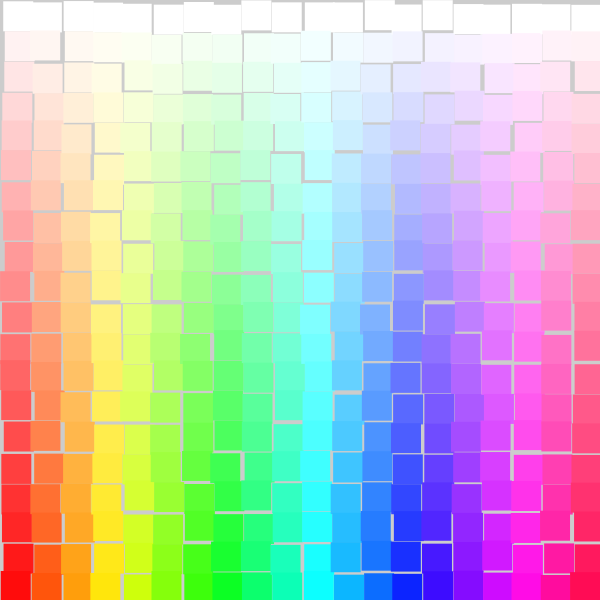
Frame 1 (no input)
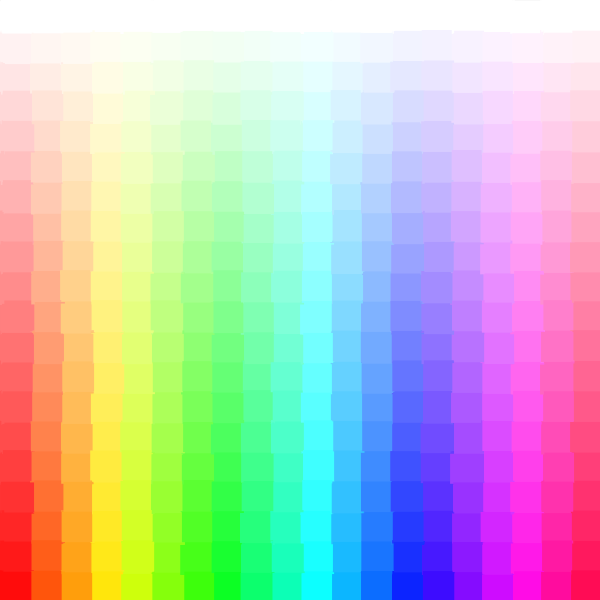
Frame 60 (the mouse pressed at the canvas centre just before this capture)
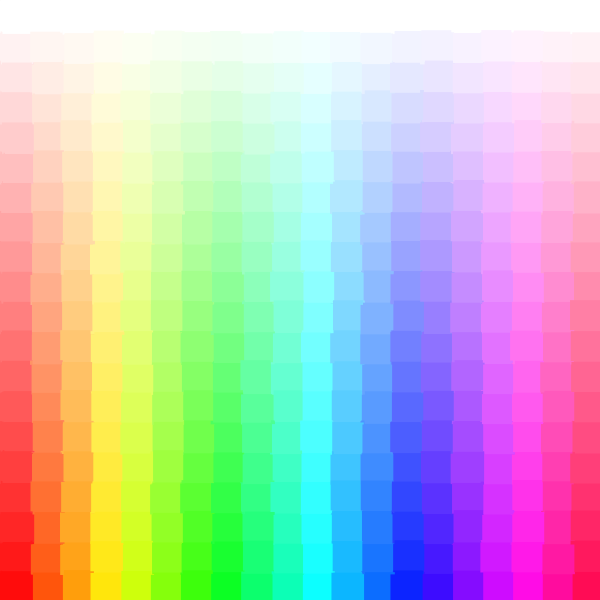
Frame 120 (the mouse held since frame 60 and released just before this capture)

The Processing sketch that drew these frames (run headless with seeded random() and noise(); from frame 60 on, the mouse is pressed at the canvas centre):

// Processing sketch: P_S2_Random1
// ── P_S2_Random1.pde
/* Tomas de Camino Beck
prueba de colores agregando aleatoridad
*/
 
 
//size of the square for the color palette
int rectSize = 30;
void setup(){
  size(600,600);
  fill(255);
  //define la paletta de colores HSB y los m'aximos
  colorMode(HSB,width/rectSize,height/rectSize,255);
 
}
 
void draw(){
 //background(0);
  smooth();
  for(int i = 0; i < width/rectSize ; i++){
   for(int j = 0; j < height/rectSize; j++){
     noStroke();
     fill(i,j,255);
     //dibuja cuadrados del tamano definido
     //agrega variabilidad a la posicion del cuadrado
     rect(i*rectSize+random(5),j*rectSize+random(5),rectSize,rectSize);
   }
  }
}
